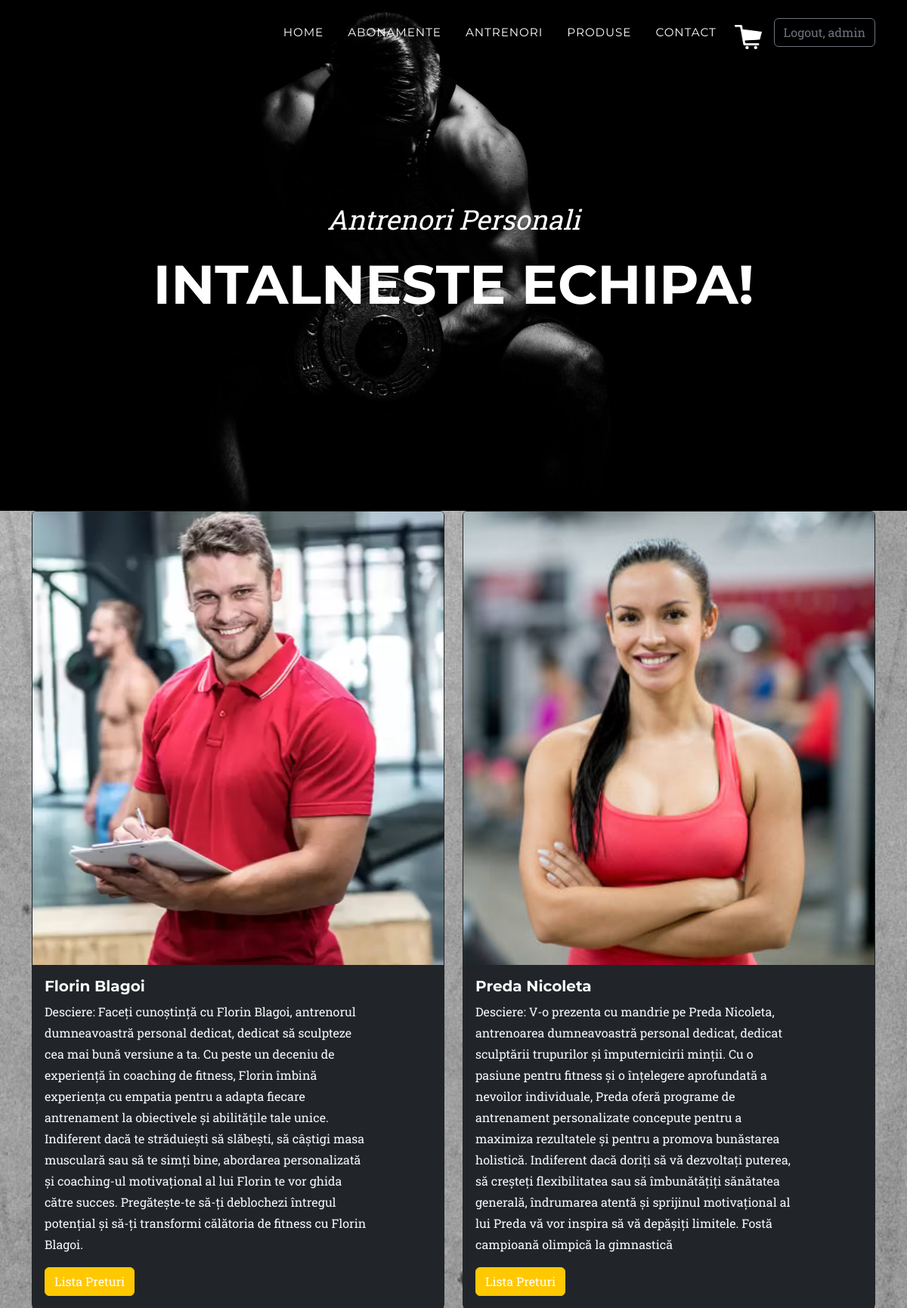
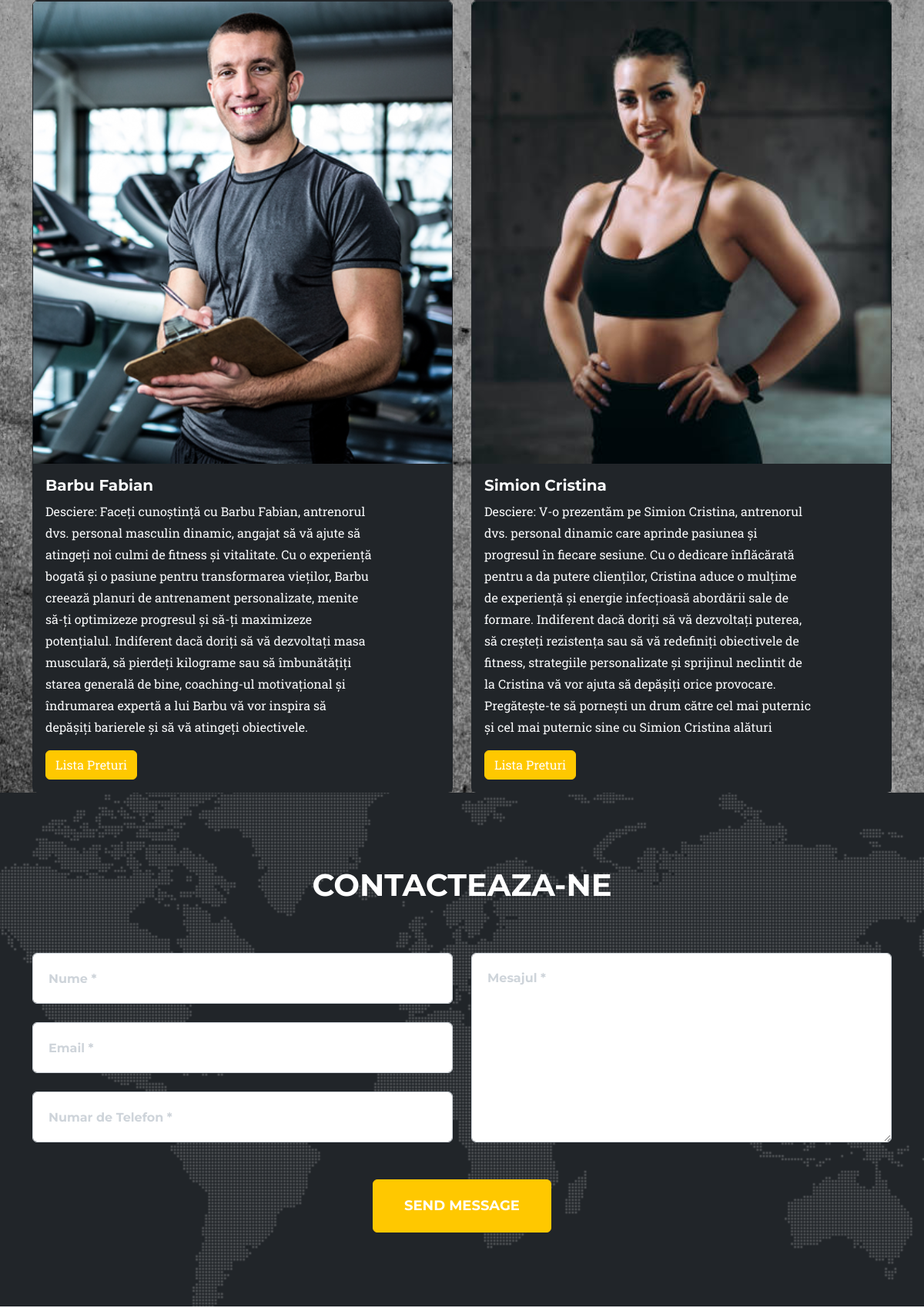
The app's page /list_trainers/ (signed in, upper part) with its own data (2 pictures, top to bottom).
### products/models.py (models this page shows, shortened)
class SiteUser(AbstractUser):
    def __str__(self):
        return self.last_name + " " + self.first_name

class Trainer(models.Model):
    name = models.CharField(max_length=255)
    description = models.TextField()
    photo = models.ImageField(upload_to='static/', null=True, blank=True)
    price_1_session = models.CharField(max_length=255)
    price_5_session = models.CharField(max_length=255)
    price_10_session = models.CharField(max_length=255)

### products/views.py (the view)
# urls.py: path('list_trainers/', views.TrainerListView.as_view(), name='list-trainers'),
class TrainerListView(LoginRequiredMixin, ListView):
    template_name = 'trainer/list_trainers.html'
    model = Trainer
    context_object_name = 'trainers'
    def get_queryset(self):
        return Trainer.objects.all()

### templates/trainer/list_trainers.html (shortened to what this page needs)
{% extends 'base2.html' %}
{% load static %}
{% block content %}
    <header class="masthead">
        <div class="container">
            <div class="masthead-subheading">Antrenori Personali</div>
            <div class="masthead-heading text-uppercase">Intalneste Echipa!</div>
        </div>
    </header>
    <div id="trainers">
        <div class="container">
            <div class="row mt-6">
                {% for trainer in trainers %}
                    <div class="col-md-6">
                        <div class="card border border-dark">
                            {% if trainer.photo %}
                                <img src="{{ trainer.photo.url }}" class="card-img-top" alt="imagine_profil"
                                     height="600" style="object-fit: cover">
                            {% else %}
                                <img src="{% static 'no_image.png' %}" class="card-img-top" alt="imagine profil"
                                     height="600" width=" 600">
                            {% endif %}
                            <div class="card-body bg-dark text-light ">
                                <div class="col-md-10">
                                    <h5 class="card-title">{{ trainer.name }}</h5>
                                    <p class="card-text">Desciere: {{ trainer.description }}</p>
                                    <button type="button" class="btn btn-primary" data-bs-toggle="modal"
                                            data-bs-target="#exampleModal_{{ forloop.counter0 }}">
                                        Lista Preturi
                                    </button>
                                </div>
                            </div>
                        </div>
                    </div>
                {% endfor %}
            </div>
        </div>
    </div>
    <section class="page-section" id="contact">
        <div class="container">
            <div class="text-center">
                <h2 class="section-heading text-uppercase">Contacteaza-ne</h2>
            </div>
            <form id="contactForm" method="post" action="{% url 'contact' %}">
                <div class="row align-items-stretch mb-5">
                    <div class="col-md-6">
                        <div class="form-group">
                            <input class="form-control" id="name" name="name" type="text" placeholder="Nume *"
                            />
                        </div>
                        <div class="form-group">
                            <input class="form-control" id="email" name="email" type="email" placeholder="Email *"
                            />
                        </div>
                        <div class="form-group mb-md-0">
                            <input class="form-control" id="phone" type="tel" name="phone_number"
                                   placeholder="Numar de Telefon *"
                            />
                        </div>
                    </div>
                    <div class="col-md-6">
                        <div class="form-group form-group-textarea mb-md-0">
                            <textarea class="form-control" id="message" placeholder="Mesajul *" name="message"
                            ></textarea>
                        </div>
                    </div>
                </div>
                <div class="text-center">
                    <button class="btn btn-primary btn-xl text-uppercase" id="" type="submit">Send
                        Message
                    </button>
                </div>
            </form>
        </div>
    </section>
{% endblock %}

### templates/base2.html (shortened to what this page needs)
<!DOCTYPE html>
{% load static %}
<html lang="en">
<head>
    <link href="{% static 'css/styles.css' %}" rel="stylesheet"/>
</head>
<body id="page-top">
<nav class="navbar navbar-expand-lg navbar-dark fixed-top" id="mainNav">
    <div class="container">
        <div class="collapse navbar-collapse" id="navbarResponsive">
            <ul class="navbar-nav text-uppercase ms-auto py-4 py-lg-0">
                <li class="nav-item">
                    <a class="nav-link" href="{% url 'homepage' %}">Home</a>
                </li>
                <li class="nav-item">
                    <a class="nav-link" href="{% url 'subscriptions' %}">Abonamente</a>
                </li>
                <li class="nav-item">
                    <a class="nav-link" href="{% url 'list-trainers' %}">Antrenori</a>
                </li>
                <li class="nav-item">
                    <a class="nav-link" href="{% url 'list-products' %}">Produse</a>
                </li>
            <li class="nav-item"><a class="nav-link" href="#contact">Contact</a></li>
             <a class="navbar-brand" href="{% url 'cart' %}"><img src="{% static 'assets/img/card-logo-white.jpg' %}" alt="..."/></a>
                 {% if user.is_authenticated %}
                <form method="post" action="{% url 'logout' %}">
                    <button type="submit" class="btn btn-outline-secondary">Logout, {{ user.username }}</button>
                </form>
            {% else %}
                <div>
                    <a href="{% url 'login' %}" class="btn btn-outline-success">Login</a>
                    <a href="{% url 'create-user' %}" class="btn btn-outline-secondary">Sign up</a>
                </div>
            {% endif %}
            </ul>
        </div>
    </div>
</nav>
{% block content %} {% endblock %}
</body>
</html>

### records on screen
SiteUser: username "admin"
Trainer: photo (picture), name "Florin Blagoi", description "Faceți cunoștință cu Florin Blagoi, antrenorul dumneavoastră personal dedicat, dedicat să sculpteze cea mai bună versiune a ta. Cu peste un deceniu de experiență în coaching de fitness, Florin îmbină experiența cu empatia pentru a adapta fiecare antrenament la obiectivele și abilitățile tale unice. Indiferent dacă te străduiești să slăbești, să câștigi masa musculară sau să te simți bine, abordarea personalizată și coaching-ul motivațional al lui Florin te vor ghida către succes. Pregătește-te să-ți deblochezi întregul potențial și să-ți transformi călătoria de fitness cu Florin Blagoi."
Trainer: photo (picture), name "Preda Nicoleta", description "V-o prezenta cu mandrie pe Preda Nicoleta, antrenoarea dumneavoastră personal dedicat, dedicat sculptării trupurilor și împuternicirii minții. Cu o pasiune pentru fitness și o înțelegere aprofundată a nevoilor individuale, Preda oferă programe de antrenament personalizate concepute pentru a maximiza rezultatele și pentru a promova bunăstarea holistică. Indiferent dacă doriți să vă dezvoltați puterea, să creșteți flexibilitatea sau să îmbunătățiți sănătatea generală, îndrumarea atentă și sprijinul motivațional al lui Preda vă vor inspira să vă depășiți limitele. Fostă campioană olimpică la gimnastică"
Trainer: photo (picture), name "Barbu Fabian", description "Faceți cunoștință cu Barbu Fabian, antrenorul dvs. personal masculin dinamic, angajat să vă ajute să atingeți noi culmi de fitness și vitalitate. Cu o experiență bogată și o pasiune pentru transformarea vieților, Barbu creează planuri de antrenament personalizate, menite să-ți optimizeze progresul și să-ți maximizeze potențialul. Indiferent dacă doriți să vă dezvoltați masa musculară, să pierdeți kilograme sau să îmbunătățiți starea generală de bine, coaching-ul motivațional și îndrumarea expertă a lui Barbu vă vor inspira să depășiți barierele și să vă atingeți obiectivele."
Trainer: photo (picture), name "Simion Cristina", description "V-o prezentăm pe Simion Cristina, antrenorul dvs. personal dinamic care aprinde pasiunea și progresul în fiecare sesiune. Cu o dedicare înflăcărată pentru a da putere clienților, Cristina aduce o mulțime de experiență și energie infecțioasă abordării sale de formare. Indiferent dacă doriți să vă dezvoltați puterea, să creșteți rezistența sau să vă redefiniți obiectivele de fitness, strategiile personalizate și sprijinul neclintit de la Cristina vă vor ajuta să depășiți orice provocare. Pregătește-te să pornești un drum către cel mai puternic și cel mai puternic sine cu Simion Cristina alături"
